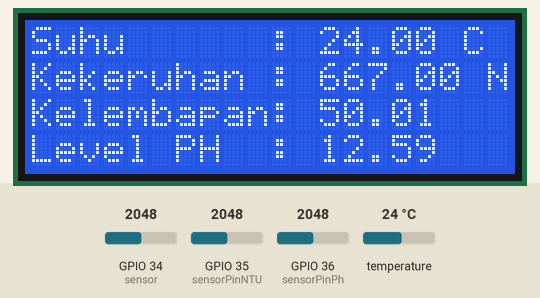
This sketch was run on a simulated ESP32. On the bench: 20×4 character LCD. The test bench sets the inputs (shaded band); at power-on: GPIO 35 (sensorPinNTU) = 2048, temperature 24 °C, GPIO 34 (sensor) = 2048, GPIO 36 (sensorPinPh) = 2048. WiFi joins after 1.5 s; servers stay silent unless stated; uploads are accepted with an empty reply; the local clock reads 2024-03-15 10:24:30 at power-on unless the sketch sets it; what the sketch prints to the serial monitor is not drawn.

Above: at 3.3 s.
3.4 s: GPIO 35 (sensorPinNTU) set to 1285
5.9 s: GPIO 35 (sensorPinNTU) set to 1213
At 8.5 s:
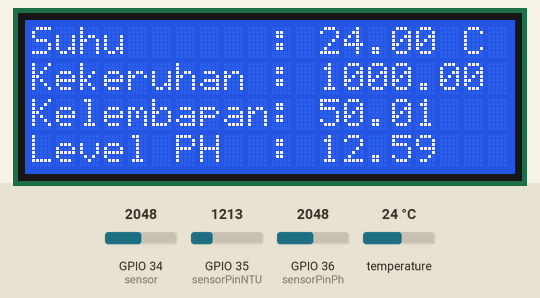
9.0 s: GPIO 35 (sensorPinNTU) set to 3972
At 11.7 s:
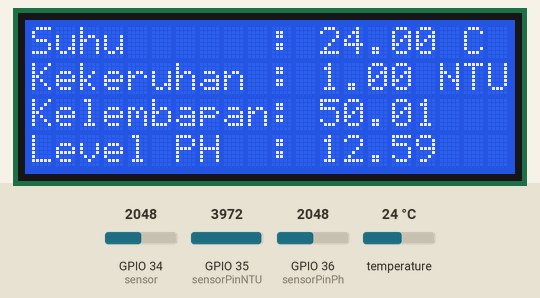
12.0 s: temperature set to 12 °C
At 13.5 s:
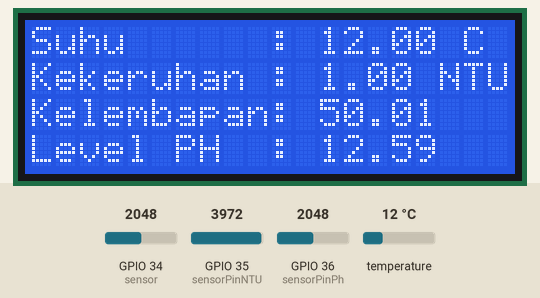
14.1 s: GPIO 34 (sensor) set to 2866
At 15.7 s:
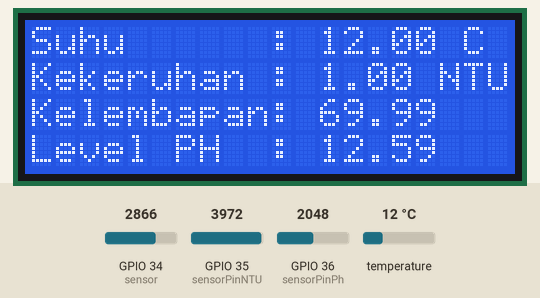
16.2 s: GPIO 36 (sensorPinPh) set to 2866
At 18.0 s:
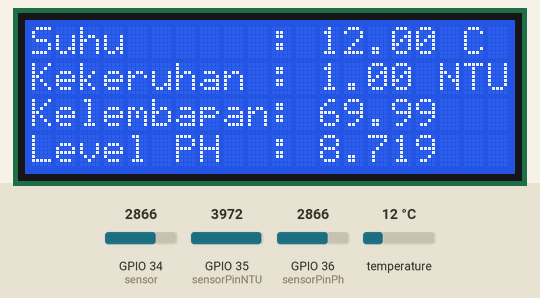
Timing chart, 0 to 19.1 s (numbered marks = the images above; inputs shaded):
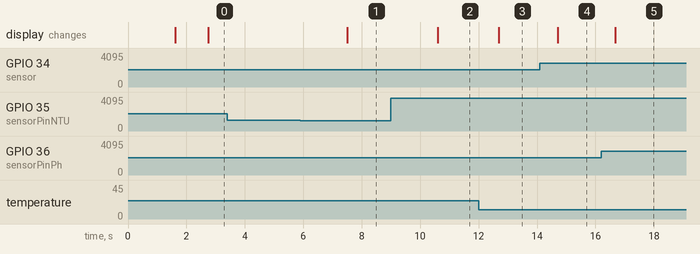

Measured:
- the behaviour switches between 1241 and 1240 on GPIO 35 (sensorPinNTU) (found by bisection; images 0 and 1)
- after the input at 3.4 s, every drawn part: stays the same
- after the input at 5.9 s, the display: changes after 1.6 s (image 1)
- after the input at 9.0 s, the display: changes after 1.6 s (image 2)
- after the input at 12.0 s, the display: changes after 0.70 s (image 3)
- after the input at 14.1 s, the display: changes after 0.61 s (image 4)
- after the input at 16.2 s, the display: changes after 0.47 s (image 5)

The sketch:

all.ino
```cpp
#include <WiFiManager.h>
#include <WiFi.h>
#include <WiFiClientSecure.h>
#include <UniversalTelegramBot.h>
#include <ArduinoJson.h>
#include <OneWire.h>
#include <DallasTemperature.h>
#include <HTTPClient.h>
#include <Wire.h>
#include <LiquidCrystal_I2C.h>
#include <Arduino_JSON.h>

#define ONE_WIRE_BUS 2
#define TURBIDITY_SENSOR_PIN 39

const int sensorPinNTU          = 35;
const int sensorPinPh           = A0;
float Po                        = 0;

const char* serverNameSave = "http://192.168.10.109/app-iot-suhu/welcome/api_save";
const char* serverNameConfig = "http://192.168.10.109/app-iot-suhu/welcome/api_config";
unsigned long lastTime = 0;
unsigned long timerDelay = 10000;

#define BOT_TOKEN "6698205127:AAHoSzyxNbCaxb2GK-NsbkpE9dJFIs-eLq0"
//#define CHAT_ID "5571110814"

const unsigned long BOT_MTBS = 1000; // mean time between scan messages
unsigned long bot_lasttime; // last time messages' scan has been done
WiFiClientSecure secured_client;
UniversalTelegramBot bot(BOT_TOKEN, secured_client);

OneWire oneWire(ONE_WIRE_BUS);
DallasTemperature sensors(&oneWire);

LiquidCrystal_I2C lcd(0x27, 20, 4);

float ntu_val = 0;
String sensorReadings;

void handleNewMessages(int numNewMessages)
{
  Serial.print("handleNewMessages ");
  Serial.println(numNewMessages);

  String answer;
  float valueNTU = SensorNTU();
  float valueSuhu = SensorSuhu();
  float valueKelembapan = SensorKelembapan();
  float valuePH = SensPH();
  for (int i = 0; i < numNewMessages; i++)
  {
    telegramMessage &msg = bot.messages[i];
    Serial.println("Received " + msg.text);
    if (msg.text == "/help") {
      answer = "So you need _help_, uh? me too! use /start or /status";
    } else if (msg.text == "/start") {
      answer = "Welcome my new friend! You are the first *" + msg.from_name + "* I've ever met";
    } else if (msg.text == "/status") {
      answer = "SUHU :" + String(valueSuhu) + "\n";
      answer += "Kekeruhan : " + String(valueNTU) + "\n";
      answer += "Kelembapan : " + String(valueKelembapan) + "\n";
      answer += "PH Air : " + String(valuePH) + "\n";
    } else {
      answer = "Say what?";
    }
    bot.sendMessage(msg.chat_id, answer, "Markdown");
  }
}

void bot_setup()
{
  const String commands = F("["
                            "{\"command\":\"help\",  \"description\":\"Get bot usage help\"},"
                            "{\"command\":\"start\", \"description\":\"Message sent when you open a chat with a bot\"},"
                            "{\"command\":\"status\",\"description\":\"Answer device current status\"}" // no comma on last command
                            "]");
  bot.setMyCommands(commands);
  //bot.sendMessage("25235518", "Hola amigo!", "Markdown");
}

void actionBot() {
  if (millis() - bot_lasttime > BOT_MTBS)
  {
    int numNewMessages = bot.getUpdates(bot.last_message_received + 1);

    while (numNewMessages)
    {
      Serial.println("got response");
      handleNewMessages(numNewMessages);
      numNewMessages = bot.getUpdates(bot.last_message_received + 1);
    }

    bot_lasttime = millis();
  }
}

void setup() {
  Serial.begin(115200);
  lcd.init();
  sensors.begin();
  secured_client.setCACert(TELEGRAM_CERTIFICATE_ROOT);
  pinMode (sensorPinPh, INPUT);
  pinMode (sensorPinNTU, INPUT);
  WiFiManager wm;
  bool res;
  res = wm.autoConnect("iot-1221", "12345678");
  if (!res) {
    Serial.println("Failed to connect");
  }
  else {
    Serial.println("connected...yeey :)");
    Serial.print("\nWiFi connected. IP address: ");
    Serial.println(WiFi.localIP());
    lcd.backlight();
    lcd.clear();
    lcd.setCursor(3, 0);
    lcd.print("Wifi Connected");
    lcd.setCursor(0, 1);
    lcd.print(WiFi.localIP().toString());
  }

  Serial.print("Retrieving time: ");
  configTime(0, 0, "pool.ntp.org"); // get UTC time via NTP
  time_t now = time(nullptr);
  while (now < 24 * 3600)
  {
    Serial.print(".");
    delay(100);
    now = time(nullptr);
  }
  Serial.println(now);

  bot_setup();
  lcd.clear();

}

void loop() {
  actionBot();
  float valueNTU = SensorNTU();
  float valueSuhu = SensorSuhu();
  float valueKelembapan = SensorKelembapan();
  float valuePH = SensPH();

  lcd.setCursor(0, 0);
  lcd.print("Suhu");
  lcd.setCursor(10, 0);
  lcd.print(": " + String(valueSuhu) + " C");
  lcd.setCursor(0, 1);
  lcd.print("Kekeruhan");
  lcd.setCursor(10, 1);
  lcd.print(": " + String(valueNTU) + " NTU");
  lcd.setCursor(0, 2);
  lcd.print("Kelembapan");
  lcd.setCursor(10, 2);
  lcd.print(": " + String(valueKelembapan) );
  lcd.setCursor(0, 3);
  lcd.print("Level PH");
  lcd.setCursor(10, 3);
  lcd.print(": " + String(valuePH) );

  if ((millis() - lastTime) > timerDelay) {
    //Check WiFi connection status
    if (WiFi.status() == WL_CONNECTED) {
      WiFiClient client;
      HTTPClient http;
      http.begin(client, serverNameSave);
      http.addHeader("Content-Type", "application/x-www-form-urlencoded");
      String httpRequestData = "suhu=" + String(valueSuhu) + "&ph=" + String(valuePH) + "&kelembapan=" + String(valueKelembapan) + "&kekeruhan=" + String(valueNTU);
      // Send HTTP POST request
      int httpResponseCode = http.POST(httpRequestData);
      http.end();
    }
    else {
      Serial.println("WiFi Disconnected");
    }
    lastTime = millis();
  }
}

float SensorNTU() {
  int sensorValue = analogRead(sensorPinNTU); // read the input on analog pin A0:
  float voltage = sensorValue * (3.3 / 4095.0);// Convert the analog reading (which goes from 0 - 4095.0) to a voltage (0 - 5V):
  float kekeruhan = map(voltage, 0.0, 3.3, 1000, 1); //memulai perhitungan nilai kekeruhan

  return kekeruhan;
}

float SensorSuhu() {
  sensors.requestTemperatures();
  float temperatureC = sensors.getTempCByIndex(0);

  return temperatureC;
}

float SensorKelembapan() {
  int nilaiDigital = analogRead(34); //membaca nilai tegangan dari sensor pada pin 34
  float kelembapanTanah = nilaiDigital / 4095.00 * 100.00; //nilai 0-100%

  return kelembapanTanah;
}

float SensPH() { //memulai fungsi untuk sensor ph
  int pengukuranPh = analogRead(sensorPinPh);  //menyimpan nilai analog sensor ph pada variabel pengukuran ph dengan nilai int
  float TeganganPh = 3.3 / 4095 * pengukuranPh; //untuk melakukan konversi nilai analog menjadi nilai tegangan
  ///Po = 7.00 + ((teganganPh7 - TeganganPh) / PhStep);
  Po = 7.00 + ((2.60 - TeganganPh) / 0.17); //untuk melakukan pengukuran nilai ph air
  return Po;
}

//void SendTelegram(String msg) {
//  if (WiFi.status() == WL_CONNECTED) {
//
//    sensorReadings = httpGETRequest(serverNameConfig);
//    JSONVar myObject = JSON.parse(sensorReadings);
//
//    if (JSON.typeof(myObject) == "undefined") {
//      Serial.println("Parsing input failed!");
//    }
//
//    const char* chatId = JSON.stringify(myObject["telegram"]["chatid"]).c_str();
//    const char* Token = JSON.stringify(myObject["telegram"]["token"]).c_str();
////    Token.remove('"');
////    chatId.remove('"');
//
//    Serial.println(String(Token));
//    Serial.println(String(chatId));
//    UniversalTelegramBot bot(String(Token), secured_client);
//    secured_client.setCACert(TELEGRAM_CERTIFICATE_ROOT);
//    bool messageSent = bot.sendSimpleMessage(String(chatId), msg, "");
//    if (messageSent) {
//      Serial.println("Message sent successfully");
//    } else {
//      Serial.println("Failed to send message");
//    }
//    Serial.println(msg);
//
//  }
//}

//String httpGETRequest(const char* serverName) {
//  WiFiClient client;
//  HTTPClient http;
//
//  // Your Domain name with URL path or IP address with path
//  http.begin(client, serverName);
//
//  // If you need Node-RED/server authentication, insert user and password below
//  //http.setAuthorization("REPLACE_WITH_SERVER_USERNAME", "REPLACE_WITH_SERVER_PASSWORD");
//
//  // Send HTTP POST request
//  int httpResponseCode = http.GET();
//
//  String payload = "{}";
//
//  if (httpResponseCode > 0) {
//    Serial.print("HTTP Response code: ");
//    Serial.println(httpResponseCode);
//    payload = http.getString();
//  }
//  else {
//    Serial.print("Error code: ");
//    Serial.println(httpResponseCode);
//  }
//  // Free resources
//  http.end();
//
//  return payload;
//}
//
//void removeDoubleQuotes(String &str) {
//  str.remove('"');
//}
```
